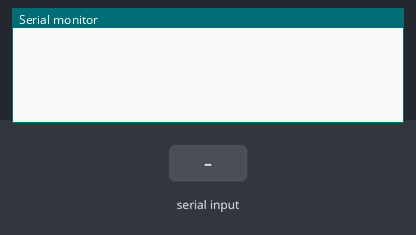
Recording of a sketch running on a simulated Arduino Uno, built with avr-gcc and run on an emulated ATmega328P. On the bench: the last lines printed to the serial monitor. Inputs (shaded band) come from the test bench.

Above: at 1.2 s.
1.3 s: "1" received over Serial
At 3.4 s:
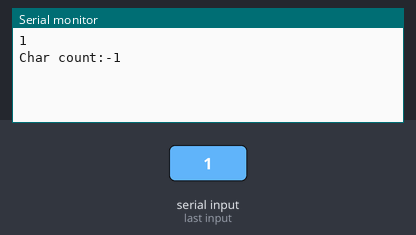
3.8 s: "0" received over Serial
At 5.2 s:
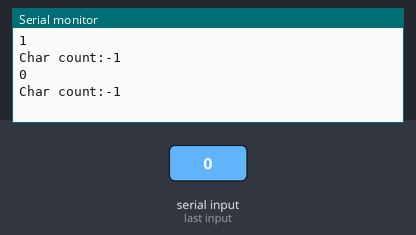
5.3 s: "2" received over Serial
At 7.7 s:
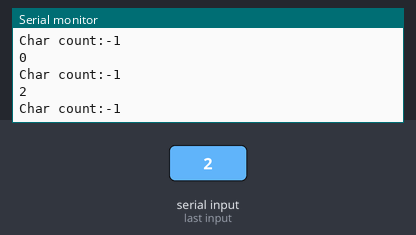

The sketch:

Serial.readString.ino
```cpp
String a;
int count;
char buf[100];
void setup() {

Serial.begin(9600); // opens serial port, sets data rate to 9600 bps

}

void loop() {

while(Serial.available()) {

a= Serial.readString();// read the incoming data as string
count=a.length();
Serial.println(a);
Serial.print("Char count:");
Serial.println(count-2);
a.toCharArray(buf, count);

for(int i=0;i<count-2;i++){
  int value=(int)a[i];
Serial.println(value);
}
}
}
```

Measured:
- after the input at 1.3 s, the serial monitor: prints a new line after 1.0 s (image 1)
- after the input at 3.8 s, the serial monitor: prints a new line after 1.0 s (image 2)
- after the input at 5.3 s, the serial monitor: prints a new line after 1.0 s (image 3)
